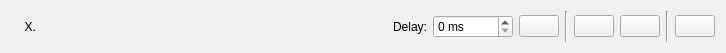
<?xml version="1.0" encoding="UTF-8"?>
<ui version="4.0">
 <class>DelayWidget</class>
 <widget class="QWidget" name="DelayWidget">
  <property name="geometry">
   <rect>
    <x>0</x>
    <y>0</y>
    <width>726</width>
    <height>53</height>
   </rect>
  </property>
  <property name="sizePolicy">
   <sizepolicy hsizetype="Expanding" vsizetype="Minimum">
    <horstretch>0</horstretch>
    <verstretch>0</verstretch>
   </sizepolicy>
  </property>
  <property name="minimumSize">
   <size>
    <width>0</width>
    <height>40</height>
   </size>
  </property>
  <property name="maximumSize">
   <size>
    <width>16777215</width>
    <height>60</height>
   </size>
  </property>
  <property name="windowTitle">
   <string>Form</string>
  </property>
  <property name="autoFillBackground">
   <bool>true</bool>
  </property>
  <property name="styleSheet">
   <string notr="true">QWidget {
	#this does break dark mode stupid me
	#background-color: white;
}
</string>
  </property>
  <layout class="QHBoxLayout" name="horizontalLayout">
   <item>
    <widget class="QLabel" name="label">
     <property name="minimumSize">
      <size>
       <width>25</width>
       <height>0</height>
      </size>
     </property>
     <property name="text">
      <string>X.</string>
     </property>
     <property name="alignment">
      <set>Qt::AlignRight|Qt::AlignTrailing|Qt::AlignVCenter</set>
     </property>
    </widget>
   </item>
   <item>
    <spacer name="horizontalSpacer">
     <property name="orientation">
      <enum>Qt::Horizontal</enum>
     </property>
     <property name="sizeHint" stdset="0">
      <size>
       <width>40</width>
       <height>20</height>
      </size>
     </property>
    </spacer>
   </item>
   <item>
    <widget class="QLabel" name="label_2">
     <property name="text">
      <string>Delay:</string>
     </property>
     <property name="alignment">
      <set>Qt::AlignRight|Qt::AlignTrailing|Qt::AlignVCenter</set>
     </property>
    </widget>
   </item>
   <item>
    <widget class="QSpinBox" name="spinBox">
     <property name="suffix">
      <string> ms</string>
     </property>
     <property name="maximum">
      <number>10000</number>
     </property>
    </widget>
   </item>
   <item>
    <widget class="QPushButton" name="clearButton">
     <property name="icon">
      <iconset theme="edit-clear">
       <normaloff>.</normaloff>.</iconset>
     </property>
    </widget>
   </item>
   <item>
    <widget class="Line" name="line_2">
     <property name="orientation">
      <enum>Qt::Vertical</enum>
     </property>
    </widget>
   </item>
   <item>
    <widget class="QPushButton" name="moveUp">
     <property name="icon">
      <iconset theme="go-up">
       <normaloff>.</normaloff>.</iconset>
     </property>
    </widget>
   </item>
   <item>
    <widget class="QPushButton" name="moveDown">
     <property name="icon">
      <iconset theme="go-down">
       <normaloff>.</normaloff>.</iconset>
     </property>
    </widget>
   </item>
   <item>
    <widget class="Line" name="line">
     <property name="orientation">
      <enum>Qt::Vertical</enum>
     </property>
    </widget>
   </item>
   <item>
    <widget class="QPushButton" name="delButton">
     <property name="icon">
      <iconset theme="list-remove">
       <normaloff>.</normaloff>.</iconset>
     </property>
    </widget>
   </item>
  </layout>
 </widget>
 <resources/>
 <connections>
  <connection>
   <sender>delButton</sender>
   <signal>clicked()</signal>
   <receiver>DelayWidget</receiver>
   <slot>_remove()</slot>
   <hints>
    <hint type="sourcelabel">
     <x>707</x>
     <y>30</y>
    </hint>
    <hint type="destinationlabel">
     <x>668</x>
     <y>0</y>
    </hint>
   </hints>
  </connection>
  <connection>
   <sender>moveDown</sender>
   <signal>clicked()</signal>
   <receiver>DelayWidget</receiver>
   <slot>_moveDown()</slot>
   <hints>
    <hint type="sourcelabel">
     <x>661</x>
     <y>28</y>
    </hint>
    <hint type="destinationlabel">
     <x>629</x>
     <y>0</y>
    </hint>
   </hints>
  </connection>
  <connection>
   <sender>moveUp</sender>
   <signal>clicked()</signal>
   <receiver>DelayWidget</receiver>
   <slot>_moveUp()</slot>
   <hints>
    <hint type="sourcelabel">
     <x>624</x>
     <y>33</y>
    </hint>
    <hint type="destinationlabel">
     <x>593</x>
     <y>0</y>
    </hint>
   </hints>
  </connection>
 </connections>
 <slots>
  <slot>_remove()</slot>
  <slot>_moveUp()</slot>
  <slot>_moveDown()</slot>
 </slots>
</ui>
